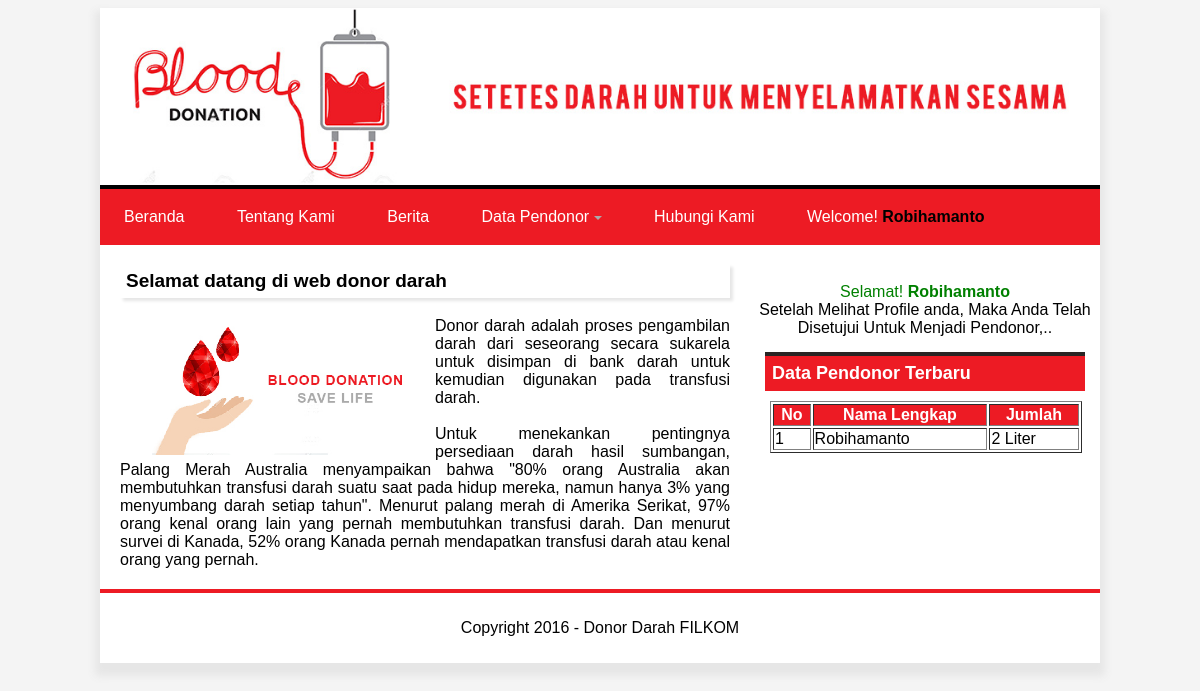
/index.php (signed in), run on the app's committed database.
### tables this page shows
CREATE TABLE IF NOT EXISTS `halaman` (
  `id_halaman` int(5) NOT NULL AUTO_INCREMENT,
  `judul` varchar(255) NOT NULL,
  `isi` text NOT NULL,
  PRIMARY KEY (`id_halaman`)
);

CREATE TABLE IF NOT EXISTS `stok_darah` (
  `id_stok_darah` int(5) NOT NULL AUTO_INCREMENT,
  `id_user_donor` int(5) NOT NULL,
  `jumlah` int(5) NOT NULL,
  `status` enum('masuk','keluar') NOT NULL,
  `tanggal` date NOT NULL,
  PRIMARY KEY (`id_stok_darah`)
);

CREATE TABLE IF NOT EXISTS `user_donor` (
  `id_user_donor` int(5) NOT NULL AUTO_INCREMENT,
  `username` varchar(50) NOT NULL,
  `password` varchar(150) NOT NULL,
  `nama_lengkap` varchar(100) NOT NULL,
  `tempat_lahir` varchar(100) NOT NULL,
  `tanggal_lahir` date NOT NULL,
  `no_telpon` varchar(15) NOT NULL,
  `alamat_lengkap` text NOT NULL,
  `berat_badan` varchar(5) NOT NULL,
  `id_golongan_darah` int(5) NOT NULL,
  `riwayat_penyakit` text NOT NULL,
  `status_user` enum('aktif','nonaktif') NOT NULL DEFAULT 'nonaktif',
  `waktu` date NOT NULL,
  PRIMARY KEY (`id_user_donor`),
  KEY `id_golongan_darah` (`id_golongan_darah`)
);

### content.php (the view, shortened to what this page needs)
<?php
	if ($_GET[page]==''){
		$r = mysql_fetch_array(mysql_query("SELECT * FROM halaman where id_halaman='1'"));
		echo "<article>
			  	<h1>$r[judul]</h1>
				<p >".nl2br($r[isi])."</p>
			  </article>";
	}elseif ($_GET[page]=='tentangkami'){
		$r = mysql_fetch_array(mysql_query("SELECT * FROM halaman where id_halaman='2'"));
		echo "<article>
			  	<h1>$r[judul]</h1>
				<p >".nl2br($r[isi])."</p>
			  </article>";
	}elseif ($_GET[page]=='pendaftaran'){
		include "form_pendaftaran.php";
	}elseif ($_GET[page]=='hubungikami'){
		include "hubungi_kami.php";
	}elseif ($_GET[page]=='login'){
		include "login.php";
	}elseif ($_GET[page]=='admin'){
		include "admin.php";
	}
?>

### sidebar.php
			<?php if ($_SESSION[id_admin] != ''){ ?>
				<a href='index.php?page=kelolaberanda'><button class='button'>Kelola Beranda</button></a>
				<a href='index.php?page=kelolatentangkami'><button class='button'>Kelola Tentang Kami</button></a>
				<a href='index.php?page=kelolaberita'><button class='button'>Kelola Berita</button></a>
				<a href='index.php?page=kelolapendonor'><button class='button'>Kelola Data Pendonor</button></a>
				<a href='index.php?page=kelolacalonpendonor'><button class='button'>Kelola Calon Pendonor</button></a>
				<a href='index.php?page=kelolastok'><button class='button'>Kelola Data Stok Darah</button></a>
				<a href='index.php?page=kelolapesanmasuk'><button class='button'>Kelola Pesan Masuk</button></a>
				<a href='logout.php'><button class='button'>Logout</button></a>
			<?php }else{
				if ($_SESSION[id_user] != ''){
					if ($_SESSION[status]=='aktif'){
						echo "<center><br><span style='color:green'>Selamat! <b>$_SESSION[nama_lengkap]</b></span><br>
							  Setelah Melihat Profile anda, Maka Anda Telah Disetujui Untuk Menjadi Pendonor,..</center>";
					}else{
						echo "<center><br><span style='color:red'>Maaf, <b>$_SESSION[nama_lengkap]</b></span><br>
							  Setelah Melihat Profile anda, Maka Anda Belum Disetujui Untuk Menjadi Pendonor,..</center>";
					}
				}
			?>
			<h2 class='author'>Data Pendonor Terbaru</h2>
					<?php
						echo "<table width=89% border=1 style='margin:10px 20px 0px 20px'>
								<tr bgcolor=ed1b24>
									<th>No</th>
									<th>Nama Lengkap</th>
									<th>Jumlah</th>
								</tr>";
								$query = mysql_query("SELECT b.nama_lengkap, a.jumlah
														FROM `stok_darah` a JOIN user_donor b ON a.id_user_donor=b.id_user_donor
															ORDER by a.id_stok_darah DESC LIMIT 10");
								$no = 1;
								while ($r = mysql_fetch_array($query)){
									echo "<tr>
											<td>$no</td>
											<td>$r[nama_lengkap]</td>
											<td>$r[jumlah] Liter</td>
										  </tr>";
									$no++;
								}
							  echo "</table>";
			}
			?>
<br><br>

### style.css (style rules this page uses)
body { background:#f4f4f4; }
section article { font-family: sans-serif; margin: 0px 20px 20px 20px; }
section article h1 { font-size:19px; padding:6px; box-shadow: 3px 3px 3px #e6e6e6; }
section article img { float:left; margin-right:10px; }
section article p { text-align:justify; }
aside h2 { margin:15px 15px 0px 15px; background:#ed1b24; color:#fff; padding:7px; font-size:18px; border-top:4px solid #2a2524; }
aside th { color:#ffffff; }

### data on the page
halaman: judul "Selamat datang di web donor darah", isi (picture), isi "Donor darah adalah proses pengambilan darah dari seseorang secara sukarela untuk disimpan di bank darah untuk kemudian digunakan pada transfusi darah. Untuk menekankan pentingnya persediaan darah hasil sumbangan, Palang Merah Australia menyampaikan bahwa \"80% orang Australia akan membutuhkan transfusi darah suatu saat pada hidup mereka, namun hanya 3% yang menyumbang darah setiap tahun\". Menurut palang merah di Amerika Serikat, 97% orang kenal orang lain yang pernah membutuhkan transfusi darah. Dan menurut survei di Kanada, 52% orang Kanada pernah mendapatkan transfusi darah atau kenal orang yang pernah."
stok_darah: id_user_donor.nama_lengkap "Robihamanto", jumlah "2"

### other printed values
$_SESSION[nama_lengkap] "Robihamanto"
